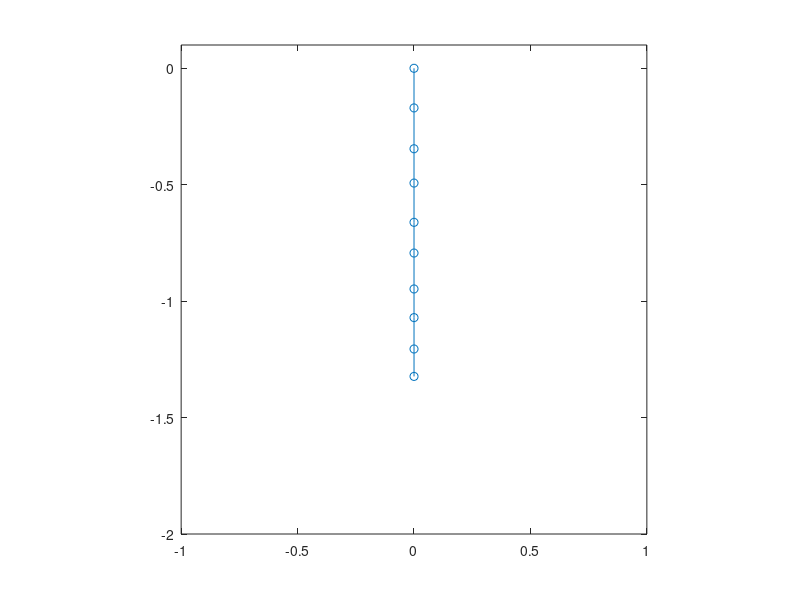

MATLAB code for this plot:
function rope
global n h k m b G
L = 1;
n = 10;
h = L/(n-1);
X = [linspace(0,L,n)',zeros(n,1)];
V = zeros(size(X));
G = zeros(size(X));
G(:,2) = -9.81;

m = 0.5/n;
k = 1000;
b = 0.1;

t = 0;
dt = 0.001;

figure
tisk = plot(X(:,1),X(:,2),'marker','o');
axis equal
axis([-1 1 -2 0.1]);

iter = 10000;
for op = 1:iter
   
    [K1x,K1v] = fun(X,V);
    [K2x,K2v] = fun(X+dt/2*K1x,V+dt/2*K1v);
    X = X + dt*K2x;
    V = V + dt*K2v;
   
    set(tisk,'Xdata',X(:,1));
    set(tisk,'Ydata',X(:,2));
    drawnow;
%     pause(0.05);
   
    t = t + dt;
end

function [Kx,Kv] = fun(X,V)
global n h k m b G

   F = zeros(n,2);
   for i = 2:n
       rm = X(i-1,:) - X(i,:);
       rn = norm(rm);
       rm = rm/rn*(rn-h);
       F(i,:) = k*rm;
       if(i < n)
           r = (X(i-1,:) + X(i+1,:))/2 - X(i,:);
           rp = X(i+1,:) - X(i,:);
           rn = norm(rp);
           rp = rp/rn*(rn-h);
           F(i,:) = F(i,:) + k*r + k*rp;
       end
   end

   Kx = V;
   Kv = (F - b*V + G)/m;
   Kx(1,:) = 0;
   Kv(1,:) = 0;
   
   
   
   
   